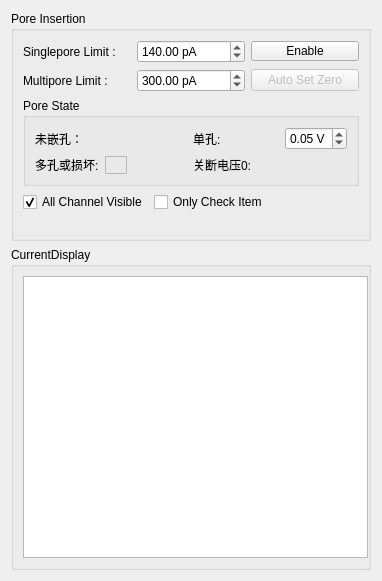
<?xml version="1.0" encoding="UTF-8"?>
<ui version="4.0">
 <class>CurrentDisplayView</class>
 <widget class="QWidget" name="CurrentDisplayView">
  <property name="geometry">
   <rect>
    <x>0</x>
    <y>0</y>
    <width>376</width>
    <height>581</height>
   </rect>
  </property>
  <property name="minimumSize">
   <size>
    <width>0</width>
    <height>0</height>
   </size>
  </property>
  <property name="maximumSize">
   <size>
    <width>376</width>
    <height>16777215</height>
   </size>
  </property>
  <property name="windowTitle">
   <string>Form</string>
  </property>
  <layout class="QVBoxLayout" name="verticalLayout_3">
   <item>
    <widget class="QGroupBox" name="nHoleLimitGrpbox">
     <property name="minimumSize">
      <size>
       <width>0</width>
       <height>230</height>
      </size>
     </property>
     <property name="maximumSize">
      <size>
       <width>16777215</width>
       <height>230</height>
      </size>
     </property>
     <property name="title">
      <string>Pore Insertion </string>
     </property>
     <layout class="QVBoxLayout" name="verticalLayout_2">
      <item>
       <layout class="QGridLayout" name="gridLayout_2">
        <item row="3" column="1">
         <widget class="QDoubleSpinBox" name="nMultHoleLmtDpbox">
          <property name="suffix">
           <string> pA</string>
          </property>
          <property name="minimum">
           <double>101.000000000000000</double>
          </property>
          <property name="maximum">
           <double>3000.000000000000000</double>
          </property>
          <property name="singleStep">
           <double>10.000000000000000</double>
          </property>
          <property name="value">
           <double>300.000000000000000</double>
          </property>
         </widget>
        </item>
        <item row="3" column="2">
         <widget class="QPushButton" name="nAutoEnableBtn">
          <property name="enabled">
           <bool>false</bool>
          </property>
          <property name="text">
           <string>Auto Set Zero</string>
          </property>
          <property name="checkable">
           <bool>true</bool>
          </property>
         </widget>
        </item>
        <item row="1" column="1">
         <widget class="QDoubleSpinBox" name="nSingelLmtDpbox">
          <property name="suffix">
           <string> pA</string>
          </property>
          <property name="maximum">
           <double>3000.000000000000000</double>
          </property>
          <property name="singleStep">
           <double>10.000000000000000</double>
          </property>
          <property name="value">
           <double>140.000000000000000</double>
          </property>
         </widget>
        </item>
        <item row="1" column="2">
         <widget class="QPushButton" name="nMeansLimitBtn">
          <property name="maximumSize">
           <size>
            <width>16777215</width>
            <height>20</height>
           </size>
          </property>
          <property name="text">
           <string>Enable</string>
          </property>
          <property name="checkable">
           <bool>true</bool>
          </property>
         </widget>
        </item>
        <item row="1" column="0">
         <widget class="QLabel" name="nSingelLmtLab">
          <property name="text">
           <string>Singlepore Limit :</string>
          </property>
         </widget>
        </item>
        <item row="3" column="0">
         <widget class="QLabel" name="nMultHoleLmtLab">
          <property name="text">
           <string>Multipore Limit :</string>
          </property>
         </widget>
        </item>
       </layout>
      </item>
      <item>
       <widget class="QGroupBox" name="nColorLabGrpbox">
        <property name="title">
         <string>Pore State</string>
        </property>
        <layout class="QGridLayout" name="gridLayout">
         <item row="0" column="1" colspan="2">
          <widget class="QLabel" name="nUnHoleColorLab">
           <property name="minimumSize">
            <size>
             <width>20</width>
             <height>0</height>
            </size>
           </property>
           <property name="maximumSize">
            <size>
             <width>22</width>
             <height>16777215</height>
            </size>
           </property>
           <property name="text">
            <string/>
           </property>
          </widget>
         </item>
         <item row="0" column="4">
          <widget class="QLabel" name="nSingelColorLab">
           <property name="minimumSize">
            <size>
             <width>20</width>
             <height>0</height>
            </size>
           </property>
           <property name="maximumSize">
            <size>
             <width>22</width>
             <height>16777215</height>
            </size>
           </property>
           <property name="text">
            <string/>
           </property>
          </widget>
         </item>
         <item row="1" column="0">
          <widget class="QLabel" name="nMultLab">
           <property name="text">
            <string>多孔或损坏:</string>
           </property>
          </widget>
         </item>
         <item row="0" column="0">
          <widget class="QLabel" name="nUnHoleLab">
           <property name="text">
            <string>未嵌孔：</string>
           </property>
          </widget>
         </item>
         <item row="1" column="3">
          <widget class="QLabel" name="nSetZeroLab">
           <property name="text">
            <string>关断电压0:</string>
           </property>
          </widget>
         </item>
         <item row="0" column="3">
          <widget class="QLabel" name="nSingelLab">
           <property name="text">
            <string>单孔:</string>
           </property>
          </widget>
         </item>
         <item row="0" column="8">
          <widget class="QDoubleSpinBox" name="nSingleVoltDpbox">
           <property name="suffix">
            <string> V</string>
           </property>
           <property name="maximum">
            <double>2.500000000000000</double>
           </property>
           <property name="singleStep">
            <double>0.100000000000000</double>
           </property>
           <property name="value">
            <double>0.050000000000000</double>
           </property>
          </widget>
         </item>
         <item row="1" column="1">
          <widget class="QLabel" name="nMultColorLab">
           <property name="minimumSize">
            <size>
             <width>20</width>
             <height>0</height>
            </size>
           </property>
           <property name="maximumSize">
            <size>
             <width>22</width>
             <height>16777215</height>
            </size>
           </property>
           <property name="layoutDirection">
            <enum>Qt::LeftToRight</enum>
           </property>
           <property name="frameShape">
            <enum>QFrame::StyledPanel</enum>
           </property>
           <property name="frameShadow">
            <enum>QFrame::Plain</enum>
           </property>
           <property name="text">
            <string/>
           </property>
          </widget>
         </item>
         <item row="1" column="4">
          <widget class="QLabel" name="nSetZeroColorLab">
           <property name="minimumSize">
            <size>
             <width>20</width>
             <height>0</height>
            </size>
           </property>
           <property name="maximumSize">
            <size>
             <width>22</width>
             <height>16777215</height>
            </size>
           </property>
           <property name="text">
            <string/>
           </property>
          </widget>
         </item>
        </layout>
       </widget>
      </item>
      <item>
       <layout class="QHBoxLayout" name="horizontalLayout">
        <item>
         <widget class="QCheckBox" name="allCheck">
          <property name="text">
           <string>All Channel Visible</string>
          </property>
          <property name="checked">
           <bool>true</bool>
          </property>
         </widget>
        </item>
        <item>
         <widget class="QCheckBox" name="onlyShowCheckChk">
          <property name="text">
           <string>Only Check Item</string>
          </property>
         </widget>
        </item>
        <item>
         <spacer name="horizontalSpacer_2">
          <property name="orientation">
           <enum>Qt::Horizontal</enum>
          </property>
          <property name="sizeHint" stdset="0">
           <size>
            <width>40</width>
            <height>20</height>
           </size>
          </property>
         </spacer>
        </item>
       </layout>
      </item>
      <item>
       <spacer name="verticalSpacer">
        <property name="orientation">
         <enum>Qt::Vertical</enum>
        </property>
        <property name="sizeHint" stdset="0">
         <size>
          <width>20</width>
          <height>40</height>
         </size>
        </property>
       </spacer>
      </item>
     </layout>
    </widget>
   </item>
   <item>
    <layout class="QHBoxLayout" name="horizontalLayout_3">
     <item>
      <widget class="QGroupBox" name="Groupbox">
       <property name="title">
        <string>CurrentDisplay</string>
       </property>
       <layout class="QVBoxLayout" name="verticalLayout">
        <property name="rightMargin">
         <number>0</number>
        </property>
        <item>
         <widget class="QListWidget" name="listWidget">
          <property name="minimumSize">
           <size>
            <width>345</width>
            <height>0</height>
           </size>
          </property>
          <property name="maximumSize">
           <size>
            <width>16777215</width>
            <height>16777215</height>
           </size>
          </property>
         </widget>
        </item>
       </layout>
      </widget>
     </item>
    </layout>
   </item>
  </layout>
 </widget>
 <resources/>
 <connections/>
</ui>
